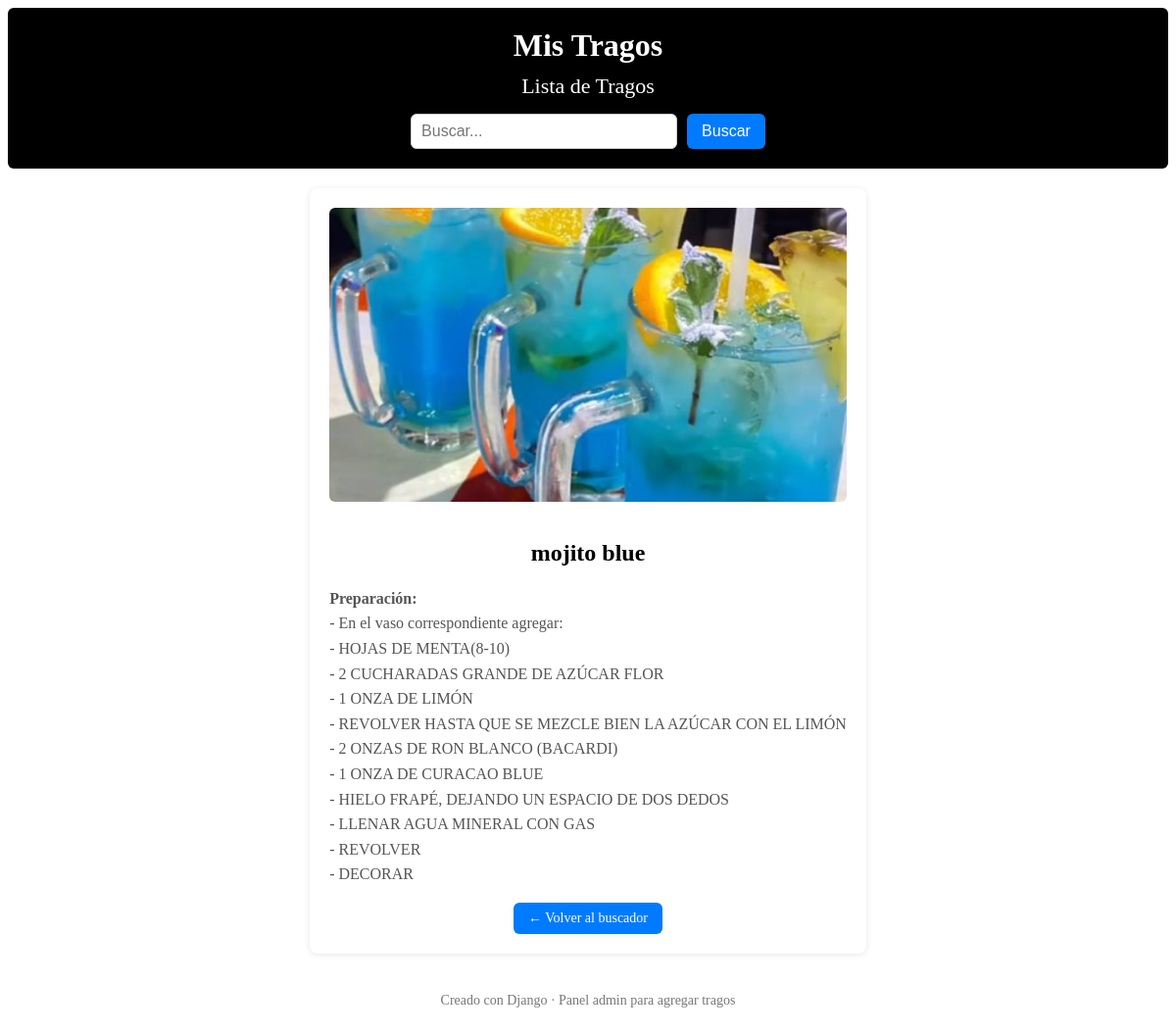
Before: /trago/15/ with the older database file.
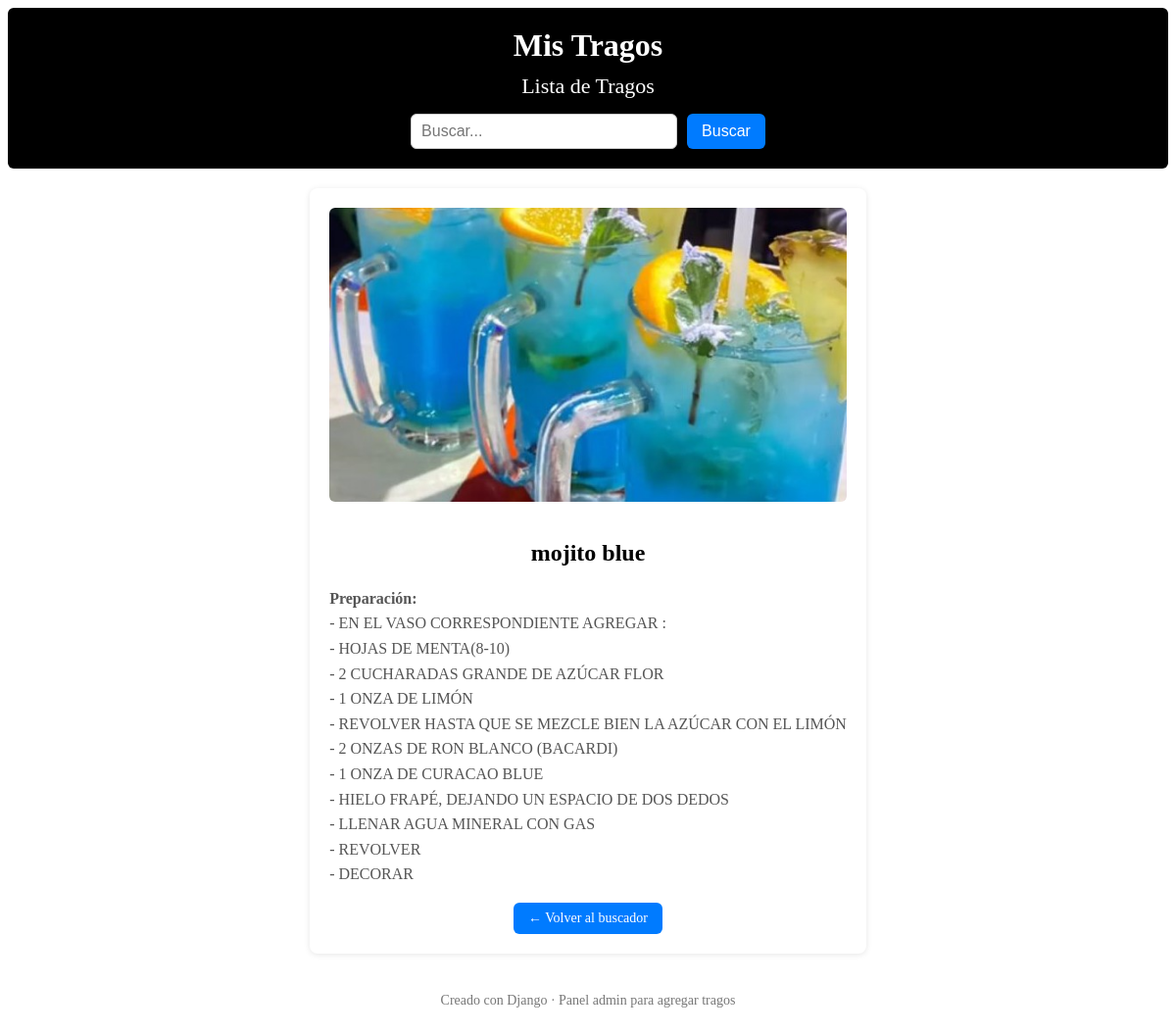
After: the same page with the newer database file.
### core/models.py (models this page shows, shortened)
class Trago(models.Model):
    nombre = models.CharField(max_length=100)
    preparacion = models.TextField()
    imagen = models.ImageField(upload_to='tragos/', blank=True, null=True)

### core/views.py (the view)
# urls.py: path('trago/<int:pk>/', views.detalle_trago, name='detalle'),
def detalle_trago(request, pk):
    trago = get_object_or_404(Trago, pk=pk)
    return render(request, 'core/detalle.html', {'trago': trago})

### core/templates/core/detalle.html (shortened to what this page needs)
{% extends "core/base.html" %}
{% block content %}
<div class="detalle-card">
    {% if trago.imagen %}
        <img src="{{ trago.imagen.url }}" alt="{{ trago.nombre }}" class="detalle-imagen">
    {% endif %}
    <h2>{{ trago.nombre }}</h2>
    <p><strong>Preparación:</strong><br>{{ trago.preparacion|linebreaksbr }}</p>
    <a href="{% url 'core:index' %}" class="btn-volver">← Volver al buscador</a>
</div>
{% endblock %}

### core/templates/core/base.html (shortened to what this page needs)
{% load static %}
<!DOCTYPE html>
<html lang="es">
<head>
    <link rel="stylesheet" href="{% static 'core/css/styles.css' %}">
</head>
<body>
    <header>
        <h1>Mis Tragos</h1>
        <h2>Lista de Tragos</h2>
        <form method="get" action="" class="search">
            <input type="text" name="q" placeholder="Buscar..." value="{{ query }}">
            <button type="submit">Buscar</button>
        </form>
    </header>
    <main class="tragos-container">
        {% block content %}{% endblock %}
    </main>
    <footer>
        <div class="container">
            Creado con Django · Panel admin para agregar tragos
        </div>
    </footer>
</body>
</html>

### core/static/core/css/styles.css (style rules this page uses)
header { background: #000; color: #fff; padding: 20px 15px; text-align: center; border-radius: 6px; margin-bottom: 20px; }
header h1 { margin: 0; font-size: 32px; font-weight: bold; }
header h2 { margin: 10px 0 0; font-size: 22px; font-weight: normal; }
header .search { display: flex; justify-content: center; gap: 10px; margin-top: 15px; }
header .search input[type="text"] { width: 250px; padding: 8px 10px; border-radius: 6px; border: 1px solid #ccc; font-size: 16px; }
header .search button { padding: 8px 15px; border-radius: 6px; border: none; background: #007bff; color: #fff; cursor: pointer; font-size: 16px; transition: background 0.3s; }
.tragos-container { display: flex; flex-wrap: wrap; gap: 15px; justify-content: center; align-items: stretch; }
.btn, .btn-volver { padding: 8px 15px; border-radius: 6px; background: #007bff; color: #fff; text-decoration: none; display: inline-block; font-size: 14px; transition: background 0.3s; }
.tragos-container p { text-align: center; font-size: 16px; color: #555; margin-top: 20px; }
.detalle-card { background: #fff; padding: 20px; border-radius: 8px; box-shadow: 0 1px 6px rgba(0,0,0,0.1); max-width: 600px; margin: 0 auto; text-align: center; }
.detalle-card img.detalle-imagen { width: 100%; max-height: 300px; object-fit: cover; border-radius: 6px; margin-bottom: 15px; }
.detalle-card p { text-align: left; color: #555; line-height: 1.6; margin-top: 10px; }
footer { text-align: center; color: #777; margin: 40px 0; font-size: 14px; }

Changed rows visible on the page:
changed Trago "mojito blue": preparacion "- En el vaso correspondiente agregar: - HOJAS DE MENTA(8-10)…" → "- EN EL VASO CORRESPONDIENTE AGREGAR : - HOJAS DE MENTA(8-10)…"
